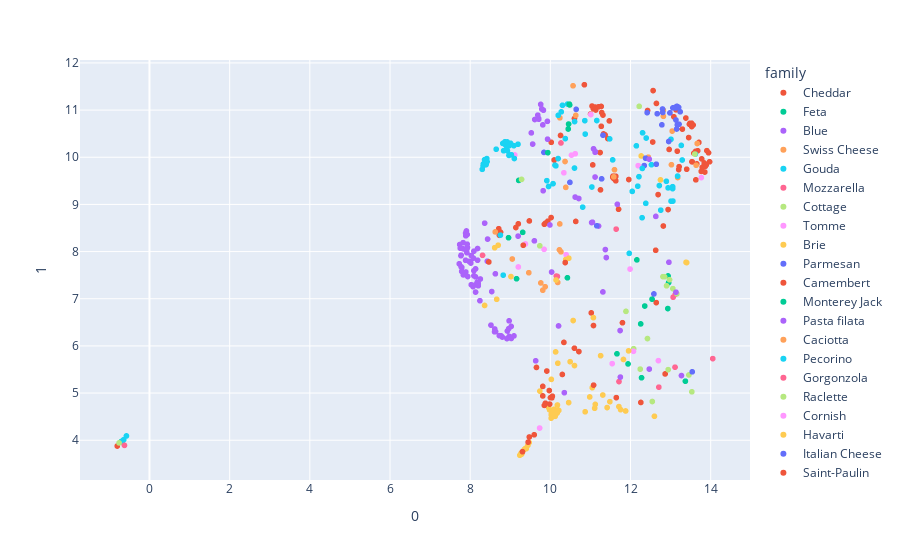

Notebook code cell kept with this figure:
### Code cell
umapReducer = umap.UMAP(n_components=2)
umap_pca_df = pd.DataFrame(umapReducer.fit_transform(pca_df))
umap_pca_df = pd.concat([umap_pca_df, df], axis=1)
umap_pca_df
fig = px.scatter(umap_pca_df, x=0, y=1, color='family', hover_name='cheese', hover_data=['color', 'country', 'aroma', 'rind', 'texture', 'milk', 'vegan'])
fig.show()

### Figure 1 — Plotly figure (JSON) as saved in the notebook; plotly's stock layout.template omitted (floating-point values rounded to 4 significant figures; data arrays with more than 128 entries replaced by an {"elided": "..."} marker saying what was removed)
{"data": [{"customdata": {"elided": "90x7 mixed values"}, "hovertemplate": "<b>%{hovertext}</b><br><br>family=Cheddar<br>0=%{x}<br>1=%{y}<br>color=%{customdata[0]}<br>country=%{customdata[1]}<br>aroma=%{customdata[2]}<br>rind=%{customdata[3]}<br>texture=%{customdata[4]}<br>milk=%{customdata[5]}<br>vegan=%{customdata[6]}<extra></extra>", "hovertext": ["Abbot’s Gold", "ADL Brick Cheese", "ADL Mild Cheddar", "Aged British Cheddar", "Amul Processed Cheese", "Anniversary Ale Cheddar", "Apple Walnut Smoked", "Applewood", "Avonlea Clothbound Cheddar", "Barber's 1833", "Barely Buzzed", "Barry's Bay Cheddar", "Baylough", "Bega Processed Cheddar", "Bermondsey Hard Pressed", "Bleu Mont Dairy Bandaged Cheddar", "Blissful Blocks", "Boivin Extra Aged Cheddar", "Boivin Marbled Cheddar", "Boivin Medium Cheddar", "Bothwell Black Truffle Cheddar", "Cabot Clothbound", "Cacow Belle", "Caerphilly", "Cahill's Irish Porter Cheddar", "Cahill's Whiskey Cheese", "Cairnsmore", "Canadian Cheddar", "Checkerboard Cheddar", "Cheddar", "Cheddar LaDiDa Lavender", "Cheddar with Irish Porter", "Cheddar with Red Wine", "Cheese Curds", "Chocolate Stout Cheddar", "Coastal Cheddar", "Colby", "Coolattin Cheddar", "Cornish Crumbly", "Cornish Smuggler", "Cougar Gold", "Country Morning", "Crowley", "LaClare Farms Chandoka", "LaClare Farms Cheddar", "LaClare Farms Raw Goats Milk Cheddar", "Lake District Extra Mature Cheddar", "Lake District Mature Cheddar", "Laura Chenel Tome", "Le Marquis Chevre", "Lincolnshire Poacher", "Llanboidy", "Loch Arthur Farmhouse", "Longhorn", "Maffra Aged Rinded Cheddar", "Maffra Dargo Walnut", "Maffra Mature Cheddar", "Maffra Peppercorn Cheddar", "Maffra Sage Derby", "Marble Cheddar", "Marco Polo", "Martha's Heat", "Menonita", "Mersey Valley Original Vintage", "Molbo", "Montgomery's Cheddar", "Morimoto Soba Ale Cheddar", "Mossfield Organic", "Mt. Mazama Cheddar", "Pembrokeshire Extra Mature Cheddar", "Pembrokeshire Mature Cheddar", "Pinconning", "Pistol Point Cheddar", "Plymouth Cheese", "Prairie Breeze Cheddar", "Prastost", "Processed Cheddar", "Promontory", "Provel", "Pyengana Cheddar", "Sartori Reserve Raspberry BellaVitano", "Scallion Onion Cheddar", "Scotch Bonnet Cheddar", "Seahive", "Seriously Strong Cheddar", "Sharp Cheddar", "Shelburne Cheddar", "Shtayburne Farm Cheddar", "Slices Of Bliss", "Smokey Touvelle"], "legendgroup": "Cheddar", "marker": {"color": "#EF553B", "symbol": "circle"}, "mode": "markers", "name": "Cheddar", "showlegend": true, "type": "scattergl", "x": [11.04, 11.58, 11.58, 13.08, 13.78, 11.33, 13.9, 11.0, 13.89, 13.85, 13.68, 13.79, 13.58, 10.34, 13.52, 13.47, 13.97, 11.96, 11.63, 11.63, 11.56, 13.38, 8.73, 12.82, 11.24, 10.09, 12.55, 12.56, 11.2, 12.94, 10.02, 11.06, 11.36, 12.63, 11.27, 11.7, 11.56, 13.2, 9.14, 9.2, 12.86, 12.65, 13.54, 9.938, 9.876, 9.85, 8.757, 11.47, 10.02, 11.8, 13.87, 12.96, 13.4, 11.59, 13.65, 11.28, 13.95, 10.85, 11.44, 12.69, 13.76, 13.84, 11.25, 13.53, 11.13, 13.48, 11.12, 13.14, 11.07, 9.476, 8.712, 10.6, 11.13, 13.45, 13.56, -0.8041, 10.63, 13.53, 11.02, 12.42, 13.62, 11.27, 13.63, 13.17, 13.29, 10.25, 13.21, 13.7, 12.64, 11.31], "xaxis": "x", "y": [11.09, 9.547, 9.583, 10.86, 9.965, 10.49, 10.14, 10.92, 9.839, 9.687, 10.14, 9.785, 10.08, 6.074, 10.72, 10.7, 9.904, 9.528, 9.501, 9.597, 9.599, 10.83, 8.344, 8.542, 10.1, 9.942, 10.32, 11.41, 11.07, 8.891, 10.32, 9.838, 10.48, 8.027, 10.66, 8.898, 9.575, 9.738, 8.51, 8.589, 5.406, 11.14, 9.901, 8.645, 8.602, 8.58, 8.412, 10.77, 8.721, 6.492, 9.809, 10.17, 9.747, 9.6, 9.86, 10.95, 10.09, 11.54, 10.4, 9.208, 9.701, 9.879, 9.308, 10.65, 10.11, 10.72, 11.06, 11.0, 11.03, 8.649, 8.485, 10.82, 11.0, 10.42, 10.68, 3.877, 8.639, 9.905, 6.7, 10.99, 10.12, 11.08, 9.521, 10.13, 10.6, 10.46, 9.8, 10.31, 6.918, 10.89], "yaxis": "y"}, {"customdata": [["white", "Cyprus, Egypt, Israel, Jordan, Lebanon, Middle East, Syria", "mild, milky", "natural", "elastic, smooth, springy", "cow, goat, sheep", false], ["white", "Australia", "herbal, mild, milky", "rindless", "creamy, crumbly, springy", "cow", false], ["white", "Greece", "rich", null, "creamy, crumbly", "cow, goat, sheep", null], ["white", "Australia", "clean, fresh, herbal", "natural", "creamy", "cow", false], ["white", "New Zealand", null, "natural", "creamy, crumbly, open", "sheep", false], ["white", "Canada", "clean, lactic", "natural", "crumbly, dry", "sheep", null], ["white", "Greece", "clean, nutty, subtle", "rindless", "creamy", "goat, sheep", null], ["white", "United States", "fresh", "rindless", "soft", "goat, sheep", null], ["white", "France, United States", "fresh", "natural", "crumbly", "cow", null], ["white", "Egypt, Lebanon, Syria", "pungent, strong", "mold ripened", "creamy, crumbly, firm", "cow, sheep", false], ["white", "Albania, Bulgaria, Croatia, Greece, Israel, Macedonia, Romania, Serbia", "strong", "natural", "crumbly, grainy, smooth", "cow, goat, sheep", false], ["white", "Ireland", "goaty", "rindless", "smooth", "goat", null], ["white", "United States", "fresh", null, "crumbly, firm", "cow", false]], "hovertemplate": "<b>%{hovertext}</b><br><br>family=Feta<br>0=%{x}<br>1=%{y}<br>color=%{customdata[0]}<br>country=%{customdata[1]}<br>aroma=%{customdata[2]}<br>rind=%{customdata[3]}<br>texture=%{customdata[4]}<br>milk=%{customdata[5]}<br>vegan=%{customdata[6]}<extra></extra>", "hovertext": ["Ackawi", "Barambah Organics Marinated Feta", "Barrel Aged Feta", "Binnorie Marinated Fetta", "Brinza - Feta style", "Lemon Fetish", "Manouri", "Phoebe", "President Fat Free Feta", "Shanklish", "Sirene", "St Tola Greek Style", "Stella Feta"], "legendgroup": "Feta", "marker": {"color": "#00cc96", "symbol": "circle"}, "mode": "markers", "name": "Feta", "showlegend": true, "type": "scattergl", "x": [12.35, 13.13, 11.66, 12.93, 11.94, 12.54, -0.705, 13.37, 9.211, 12.95, 12.16, 12.27, 12.94], "xaxis": "x", "y": [6.846, 7.1, 5.833, 6.792, 5.618, 6.991, 3.969, 5.252, 9.509, 7.34, 7.824, 5.325, 7.484], "yaxis": "y"}, {"customdata": {"elided": "94x7 mixed values"}, "hovertemplate": "<b>%{hovertext}</b><br><br>family=Blue<br>0=%{x}<br>1=%{y}<br>color=%{customdata[0]}<br>country=%{customdata[1]}<br>aroma=%{customdata[2]}<br>rind=%{customdata[3]}<br>texture=%{customdata[4]}<br>milk=%{customdata[5]}<br>vegan=%{customdata[6]}<extra></extra>", "hovertext": ["Adelost", "Amablu Blue cheese", "Arådalen", "Asher Blue", "Aura", "Barden Blue", "Basajo", "Bath Blue", "Bavaria blu", "Bayley Hazen Blue", "Beenleigh Blue", "Bergere Bleue", "Big Rock Blue", "Big Woods Blue", "Blacksticks Blue", "Bleu Bénédictin", "Bleu d'Auvergne", "Bleu de Laqueuille", "Bleu Des Causses", "Bleu L'Ermite", "Bleubry", "Blu '61", "Blu di Bufala", "Blue Castello", "Blue Cheese", "Blue Lupine", "Blue Rathgore", "Blue Vein (Australian)", "Blue Wensleydale", "Blue Yonder", "Bohemian Blue", "Brebis d'Azure", "Bresse Bleu", "Brutal Blue", "Buff Blue", "Buttermilk Blue Affinee", "Buttermilk Gorgonzola", "Buxton Blue", "Cabrales", "cambazola", "Cambozola Grand Noir", "Capri Blu", "Caronzola", "Carr Valley Glacier Wildfire Blue", "Cashel Blue", "Castelmagno", "Caveman Blue", "Cayuga Blue", "Chelsea Blue", "Chiriboga Blue", "Chorlton Blue Cheshire", "Colston Bassett Stilton", "Cornish Blue", "Cote Hill Blue", "Crema de Blue", "Cressy Blu", "Crozier", "CréMonté", "La Peral", "LaClare Ziege Zacke Blue", "Lindy Hop", "Macconais", "Magna", "Maytag Blue", "Meredith Blue", "Midnight Blue", "Milawa Aged Blue", "Milawa Blue", "Mine-Gabhar", "Montagnolo", "Montsalvat", "Moody Blue", "Muffato", "Muranda Blue", "Météorite", "Picos de Europa", "Pied-de-vent", "Point Reyes Bay Blue", "Point Reyes Original Blue", "Purple's a Must", "Saint Agur", "Salemville Amish Blue", "Salemville Amish Gorgonzola", "Salemville Smokehaus Blue", "Sartori Reserve Dolcina Gorgonzola", "Shaker Blue", "Shropshire Blue", "Smokey Oregon Blue", "Stella Blue", "Stella Reduced Fat Blue", "Stella Smoked Blue", "Stichelton", "Stilton", "Strathdon Blue"], "legendgroup": "Blue", "marker": {"color": "#ab63fa", "symbol": "circle"}, "mode": "markers", "name": "Blue", "showlegend": true, "type": "scattergl", "x": [8.07, 7.774, 8.519, 7.918, 8.134, 9.927, 8.159, 8.961, 8.802, 9.705, 11.31, 7.752, 11.03, 9.525, 8.973, 7.77, 8.628, 9.023, 8.201, 7.974, 8.613, 8.917, 8.093, 10.2, 8.125, 8.093, 9.989, 8.027, 12.63, 7.933, 13.27, 9.559, 9.025, 8.434, 8.428, 7.885, 7.861, 7.925, 8.253, 9.634, 8.135, 11.74, 8.608, 7.791, 8.08, 11.2, 9.827, 11.37, 12.96, 8.132, 7.826, 9.812, 8.361, 8.185, 8.028, 9.786, 7.739, 8.782, 8.201, 9.611, 8.008, 10.35, 8.243, 9.711, 8.093, 8.017, 11.4, 8.771, 12.47, 8.928, 8.727, 7.92, 11.05, 9.79, 8.634, 8.174, 8.538, 7.825, 7.891, 9.759, 9.092, 7.728, 7.773, 7.788, 7.939, 7.891, 9.82, 9.687, 7.886, 7.907, 7.925, 7.83, 8.971, 8.185], "xaxis": "x", "y": [7.258, 7.924, 6.441, 7.975, 7.141, 10.76, 7.294, 6.365, 6.188, 10.83, 7.145, 8.072, 8.615, 10.52, 6.202, 7.912, 7.529, 6.414, 7.324, 7.792, 6.359, 6.155, 8.009, 6.424, 7.293, 7.595, 8.564, 7.296, 8.747, 8.086, 5.371, 10.28, 6.158, 8.265, 7.797, 7.816, 8.052, 8.157, 7.419, 5.684, 7.633, 6.325, 6.299, 7.664, 7.86, 8.542, 11.0, 8.043, 7.774, 7.466, 8.058, 10.69, 8.603, 8.065, 7.915, 11.03, 8.149, 6.205, 7.275, 10.8, 7.774, 5.008, 6.958, 10.81, 7.487, 7.757, 7.873, 6.213, 5.508, 6.316, 6.218, 8.055, 8.623, 11.02, 6.305, 7.349, 7.152, 8.189, 8.335, 11.12, 6.212, 7.742, 7.68, 7.581, 7.471, 7.567, 9.29, 10.89, 8.392, 8.437, 8.362, 7.506, 6.532, 7.817], "yaxis": "y"}, {"customdata": {"elided": "21x7 mixed values"}, "hovertemplate": "<b>%{hovertext}</b><br><br>family=Swiss Cheese<br>0=%{x}<br>1=%{y}<br>color=%{customdata[0]}<br>country=%{customdata[1]}<br>aroma=%{customdata[2]}<br>rind=%{customdata[3]}<br>texture=%{customdata[4]}<br>milk=%{customdata[5]}<br>vegan=%{customdata[6]}<extra></extra>", "hovertext": ["Affineur Walo Rotwein Sennechäs", "Alpha Tolman", "Amul Emmental", "Ascutney Mountain", "Baby Swiss", "Boo Boo Baby Swiss", "Challerhocker", "Cremig Extra Würzig, Bergkäse Aus Dem Schweizer Jura", "La Vache Qui Rit cheese", "Lacy Swiss", "Lappi", "Mont St-Benoît", "Pawlet", "Pleasant Creek", "Prairie Rose", "President Madrigal", "Sbrinz", "St Fidèle Swiss", "St Gall", "Stella Swiss", "Swiss cheese"], "legendgroup": "Swiss Cheese", "marker": {"color": "#FFA15A", "symbol": "circle"}, "mode": "markers", "name": "Swiss Cheese", "showlegend": true, "type": "scattergl", "x": [13.18, 10.38, 11.6, 12.82, 9.871, 13.04, 9.762, 13.64, 9.812, 9.463, 10.18, 10.57, 10.24, 12.44, 10.63, 10.37, 12.82, 11.58, 13.66, 8.624, 13.02], "xaxis": "x", "y": [9.57, 9.361, 9.735, 10.87, 7.254, 10.55, 7.335, 9.831, 7.181, 7.552, 7.346, 11.51, 10.84, 10.0, 10.89, 9.91, 11.0, 9.585, 10.29, 8.417, 9.842], "yaxis": "y"}, {"customdata": {"elided": "39x7 mixed values"}, "hovertemplate": "<b>%{hovertext}</b><br><br>family=Gouda<br>0=%{x}<br>1=%{y}<br>color=%{customdata[0]}<br>country=%{customdata[1]}<br>aroma=%{customdata[2]}<br>rind=%{customdata[3]}<br>texture=%{customdata[4]}<br>milk=%{customdata[5]}<br>vegan=%{customdata[6]}<extra></extra>", "hovertext": ["Aged Gouda", "Amul Gouda", "Beemster Aged", "Beemster Classic", "Beemster Extra Aged (XO)", "Beemster Graskaas", "Blarney Castle", "Blue Ledge La Luna", "Boeren-Leidse met sleutels", "Brimstone", "Carrowholly", "Clonmore", "Coolea", "Cow's Milk Gouda", "L'Amuse Brabander Goat Gouda", "LaClare Farms Evalon", "LaClare Farms Evalon with Cummin", "LaClare Farms Evalon with Fenugreek", "Lamb Chopper", "Leerdammer", "Legacy", "Leyden", "Lindale", "Lyburn Gold", "Lyburn Lightly Oak Smoked", "Lyburn's Winchester", "Maasdam", "Mahoe Aged Gouda", "Maribo", "Meyer Vintage Gouda", "Midnight Moon®", "Parrano", "Penbryn", "Peppercorn Gouda", "Picobello", "Processed Smoked Gouda", "Sheep Gouda", "Smoked Gouda", "St Tola Hard Cheese"], "legendgroup": "Gouda", "marker": {"color": "#19d3f3", "symbol": "circle"}, "mode": "markers", "name": "Gouda", "showlegend": true, "type": "scattergl", "x": [13.01, 11.55, 13.01, 10.87, 13.17, 10.6, 8.825, 10.6, -0.672, 11.16, 13.27, 12.21, 12.89, 10.27, 12.94, 10.12, 10.14, 10.19, 12.72, 9.912, 10.86, -0.6443, 8.754, 9.956, 10.07, 13.62, 10.43, 12.52, -0.5746, 11.04, 11.97, 13.29, 12.75, 10.3, 13.05, 10.37, 10.2, 13.06, 13.05], "xaxis": "x", "y": [9.07, 9.944, 10.38, 10.49, 9.601, 10.76, 7.5, 9.77, 3.989, 10.78, 10.25, 9.588, 9.49, 10.96, 9.351, 9.833, 9.818, 9.972, 9.399, 9.504, 10.78, 4.01, 8.349, 9.38, 9.44, 10.07, 11.13, 9.842, 4.091, 9.369, 7.962, 9.942, 8.878, 11.1, 9.376, 10.4, 10.89, 9.071, 9.334], "yaxis": "y"}, {"customdata": [["yellow", "India", "pleasant", "artificial", "elastic, stringy", "cow", false], ["pale yellow", "United States", "buttery, fresh, mild", null, "buttery, soft", "cow", false], ["white", "Italy", null, "rindless", "creamy", "cow, goat, water buffalo", null], ["white", "Italy, United States", "fresh, milky", "leaf wrapped", "creamy, stringy", "water buffalo", false], ["white", "United States", "fresh", "rindless", "creamy, elastic, smooth, soft, stringy, supple", "cow", false], ["white", "Australia", "milky, sweet", "rindless", "elastic", "cow", false], ["white", "Australia", null, "rindless", null, "buffalo, cow", false], ["white", "Australia", "fresh, milky, rich, sweet", null, "creamy, soft", "cow", null], ["white", "Australia", "milky, sweet", "rindless", "elastic", "cow", false], ["pale yellow", "Canada, United States", "fresh, mild", "plastic", "elastic, smooth, springy, stringy", null, false], ["brownish yellow", "Italy", "smokey", null, "elastic, smooth", "cow", null]], "hovertemplate": "<b>%{hovertext}</b><br><br>family=Mozzarella<br>0=%{x}<br>1=%{y}<br>color=%{customdata[0]}<br>country=%{customdata[1]}<br>aroma=%{customdata[2]}<br>rind=%{customdata[3]}<br>texture=%{customdata[4]}<br>milk=%{customdata[5]}<br>vegan=%{customdata[6]}<extra></extra>", "hovertext": ["Amul Pizza Mozzarella Cheese", "Beehive Fresh", "Bocconcini", "Burrata", "Classics Fresh Mozzarella", "Paesanella Bocconcini", "Paesanella Buffalo Mozzarella", "Paesanella Burrata", "Paesanella Cherry Bocconcini", "Shredded Bliss", "Smoked Fior Di Latte"], "legendgroup": "Mozzarella", "marker": {"color": "#FF6692", "symbol": "circle"}, "mode": "markers", "name": "Mozzarella", "showlegend": true, "type": "scattergl", "x": [-0.6238, 11.64, 12.71, 13.11, 11.71, 13.12, 13.06, 14.05, 13.14, 10.18, 10.15], "xaxis": "x", "y": [3.891, 8.476, 5.125, 5.549, 5.244, 7.099, 7.032, 5.731, 7.1, 7.473, 7.481], "yaxis": "y"}, {"customdata": [["white", "Cyprus", null, "natural", "brittle, creamy, flaky", "goat, sheep", null], ["white", "France", "earthy, nutty, smokey", null, "creamy, smooth", "goat", false], [null, "India", "strong", "rindless", "crumbly", "cow", false], ["white", "Middle East", "milky", "rindless", "chewy, supple", "cow", false], ["white", null, "fresh", null, "firm", "cow", null], [null, "France", "fresh", "rindless", "creamy, soft", "goat", null], ["white", "France", "sweet", "rindless", "creamy, crumbly, smooth", "goat, sheep", null], ["white", "Italy", "fresh, mild, milky, pleasant", "rindless", "chalky, crumbly", "water buffalo", false], ["pale yellow", "China, Nepal, Tibet", null, "natural", "dense", "cow, yak", null], ["white", "United Kingdom, United States", null, "rindless", "creamy, crumbly", "cow", false], ["white", "Australia", "lactic, milky", "rindless", "crumbly, firm, grainy", "cow", false], ["white", "Scotland", null, "natural", "creamy, crumbly", "cow", false], ["white", "United States", "fresh", "rindless", "creamy", "goat", false], ["white", "United States", "buttery, fresh", "ash coated", "creamy", "goat", false], ["white", "Greece", null, null, "creamy, crumbly, spreadable", "goat, sheep", null], ["white", "Bangladesh, India", "fresh, milky", "rindless", "crumbly, firm", "cow, water buffalo", false], ["white", "Mexico", "fresh, mild", null, "creamy, crumbly", "cow", null]], "hovertemplate": "<b>%{hovertext}</b><br><br>family=Cottage<br>0=%{x}<br>1=%{y}<br>color=%{customdata[0]}<br>country=%{customdata[1]}<br>aroma=%{customdata[2]}<br>rind=%{customdata[3]}<br>texture=%{customdata[4]}<br>milk=%{customdata[5]}<br>vegan=%{customdata[6]}<extra></extra>", "hovertext": ["Anari", "Anneau du Vic-Bilh", "Bandal", "Basket Cheese", "Basket Molded Ricotta", "Bourdin Goat Log", "Brocciu", "Bufarolo", "Chhurpi", "Cottage Cheese", "Cottage Cheese (Australian)", "Crowdie", "LaClare Farms Chevre", "LaClare Farms Martone", "Myzithra", "Paneer", "Panela"], "legendgroup": "Cottage", "marker": {"color": "#B6E880", "symbol": "circle"}, "mode": "markers", "name": "Cottage", "showlegend": true, "type": "scattergl", "x": [12.94, 12.24, 12.81, 13.16, 12.85, 11.89, -0.7591, 13.46, 12.22, 12.42, 13.06, 9.282, 13.53, 12.54, 12.08, 12.97, 12.9], "xaxis": "x", "y": [5.497, 5.508, 7.468, 7.105, 7.467, 6.732, 3.943, 5.384, 11.08, 6.155, 7.214, 9.53, 5.027, 4.821, 5.941, 7.404, 7.274], "yaxis": "y"}, {"customdata": [["white", "United States", "earthy, grassy, lactic", "mold ripened", "firm", "cow", null], [null, "United States", "milky, nutty", null, "creamy, crumbly", "sheep", null], ["golden yellow", "Canada", "buttery, fruity", "washed", "firm, supple", "cow", null], ["blue-grey", "United States", "earthy, fruity, herbal", "natural", "firm, smooth", "cow", false], ["white", "France", "earthy, floral", "leaf wrapped", "smooth", "goat, sheep", false], ["yellow", "Australia", "earthy", "natural", "creamy, crumbly, dense", "goat", false], ["ivory", "Australia", "subtle", "natural", "firm", "goat", false], ["white", "France", "goaty", "natural", "creamy", "goat", false], ["ivory", "Canada", "mushroom", "bloomy", "creamy, smooth, soft", "cow", null], ["cream", "United States", null, "natural", "firm, smooth", "sheep", false], ["ivory", "France", "grassy", "washed", "creamy, smooth", "cow", false], ["yellow", "England, Great Britain, United Kingdom", null, "mold ripened", "creamy, smooth", "cow", false]], "hovertemplate": "<b>%{hovertext}</b><br><br>family=Tomme<br>0=%{x}<br>1=%{y}<br>color=%{customdata[0]}<br>country=%{customdata[1]}<br>aroma=%{customdata[2]}<br>rind=%{customdata[3]}<br>texture=%{customdata[4]}<br>milk=%{customdata[5]}<br>vegan=%{customdata[6]}<extra></extra>", "hovertext": ["Appalachian", "Baserri", "Comtomme", "Maggie's Round", "Mascares", "Milawa Goats Tomme", "Mountain Goat", "Pelardon des Cevennes", "Pizy", "Prairie Tomme", "Saint Nectaire", "Stoney Cross"], "legendgroup": "Tomme", "marker": {"color": "#FF97FF", "symbol": "circle"}, "mode": "markers", "name": "Tomme", "showlegend": true, "type": "scattergl", "x": [10.39, 9.113, 9.844, 10.62, 12.7, 11.01, 12.19, 12.07, 9.732, 10.53, 9.202, 10.34], "xaxis": "x", "y": [7.933, 10.05, 8.047, 10.07, 5.688, 10.91, 9.822, 5.886, 4.258, 10.05, 7.674, 9.671], "yaxis": "y"}, {"customdata": {"elided": "63x7 mixed values"}, "hovertemplate": "<b>%{hovertext}</b><br><br>family=Brie<br>0=%{x}<br>1=%{y}<br>color=%{customdata[0]}<br>country=%{customdata[1]}<br>aroma=%{customdata[2]}<br>rind=%{customdata[3]}<br>texture=%{customdata[4]}<br>milk=%{customdata[5]}<br>vegan=%{customdata[6]}<extra></extra>", "hovertext": ["Baby Brie", "Barilotto", "Bath Soft Cheese", "Bath Soft Cheese Truffled", "Beach Box Brie", "Belle Creme", "Belletoile", "Bermuda Triangle", "Bloomsdale", "Blue Earth", "Boursault", "Brebirousse d'Argental", "Brie", "Brie au poivre (Brie with pepper)", "Brie Coco", "Brie d'Alexis", "Brie de Meaux", "Brie de Melun", "Brie de Portneuf", "Brie de Portneuf Double Cream", "Briquette du Forez", "Brise du Matin", "Bucheret", "California Crottin", "Castle Blue", "Cendré des Prés", "Château de Versailles", "Comox Brie", "Cornish Brie", "Coulommiers", "Cremet", "Crocodile Tear", "La Bonaparte", "La Rumeur", "La Tur", "Lady Jane", "Le Brebiou", "Le Double Joie", "Leafield", "Lingot Saint Bousquet d'Orb", "Marin French Triple Crème", "Melange", "Melange Brie", "Melinda Mae", "Miette", "Milawa Brie", "Mirabo Brie with Walnut", "Morangie Brie", "Moses Sleeper", "Pack Square", "Peekskill Pyramid", "Pencarreg", "Piper's Pyramide", "President Brie", "President Light Brie", "Prix de Diane", "Saga", "Saint André", "Saint Honoré", "Sharpham", "Ships Wheel Brie", "Somerset Brie", "St Killian"], "legendgroup": "Brie", "marker": {"color": "#FECB52", "symbol": "circle"}, "mode": "markers", "name": "Brie", "showlegend": true, "type": "scattergl", "x": [10.09, 12.75, 10.09, 11.07, 13.38, 9.399, 9.981, 12.6, 11.49, 10.18, 10.02, 10.57, 10.18, 10.05, 9.348, 9.238, 10.17, 10.46, 9.266, 9.283, 11.82, 9.302, 11.1, 11.31, 8.662, 9.471, 9.379, 9.441, 10.14, 10.21, 10.87, 11.71, 9.292, 9.267, 11.12, 8.36, 10.38, 9.273, 12.27, 11.95, 10.49, 10.98, 10.46, 10.02, 8.611, 9.739, 9.017, 10.6, 11.88, 11.75, 10.19, 10.13, 11.42, 9.957, 10.12, 10.02, 10.05, 10.04, 9.272, 11.05, 13.4, 11.25, 8.699], "xaxis": "x", "y": [4.623, 9.52, 4.659, 6.599, 7.773, 3.822, 4.644, 4.508, 4.817, 4.623, 4.544, 6.538, 4.747, 4.587, 3.803, 3.682, 4.575, 7.859, 3.716, 3.705, 5.712, 3.737, 4.678, 4.959, 6.988, 3.951, 3.826, 3.894, 4.594, 4.633, 4.604, 4.713, 3.751, 3.718, 4.76, 6.857, 7.83, 3.723, 10.03, 5.895, 5.665, 4.918, 4.798, 4.468, 8.082, 5.041, 7.47, 5.583, 4.621, 4.649, 5.633, 5.873, 4.693, 4.693, 4.507, 5.29, 4.523, 4.538, 3.709, 5.114, 7.767, 5.793, 8.135], "yaxis": "y"}, {"customdata": {"elided": "27x7 mixed values"}, "hovertemplate": "<b>%{hovertext}</b><br><br>family=Parmesan<br>0=%{x}<br>1=%{y}<br>color=%{customdata[0]}<br>country=%{customdata[1]}<br>aroma=%{customdata[2]}<br>rind=%{customdata[3]}<br>texture=%{customdata[4]}<br>milk=%{customdata[5]}<br>vegan=%{customdata[6]}<extra></extra>", "hovertext": ["Bel Ceillo", "Bella Lodi", "Blissful Toppings", "Brown’s Gulch", "Chapman's Pasture", "Chontaleno", "Cravero Parmigiano Reggiano", "Parmesan", "Piave Fresco", "Piave Mezzano", "Piave Vecchio DOP", "Piave Vecchio Selezione Oro", "Prima Donna", "Prima Donna fino", "Prima Donna forte", "Prima Donna leggero", "Prima Donna maturo", "Saanenkaese", "Sartori Classic Cheese Parmesan", "Sartori Classic MontAmore", "Sartori Limited Edition Family Heirloom Parmesan", "Sartori Reserve SarVecchio Parmesan", "Sicilian Blend", "Spenwood", "Stella Mediterranean Parmesan", "Stella Parmesan", "Stella Parmesan & Romano Blend"], "legendgroup": "Parmesan", "marker": {"color": "#636efa", "symbol": "circle"}, "mode": "markers", "name": "Parmesan", "showlegend": true, "type": "scattergl", "x": [10.64, 13.13, 12.58, 12.37, 11.16, 11.28, 12.8, 12.8, 9.84, 12.41, 12.67, 12.98, 13.17, 12.95, 13.13, 13.15, 13.21, 12.64, 13.24, 11.31, 13.16, 13.2, 12.78, 12.34, 13.18, 13.06, 13.12], "xaxis": "x", "y": [11.02, 11.06, 7.102, 9.981, 8.546, 9.542, 10.95, 11.02, 10.1, 10.95, 10.92, 10.94, 10.69, 10.33, 10.79, 10.6, 10.7, 9.852, 10.96, 10.47, 11.08, 11.06, 10.69, 9.823, 11.07, 11.05, 11.05], "yaxis": "y"}, {"customdata": {"elided": "24x7 mixed values"}, "hovertemplate": "<b>%{hovertext}</b><br><br>family=Camembert<br>0=%{x}<br>1=%{y}<br>color=%{customdata[0]}<br>country=%{customdata[1]}<br>aroma=%{customdata[2]}<br>rind=%{customdata[3]}<br>texture=%{customdata[4]}<br>milk=%{customdata[5]}<br>vegan=%{customdata[6]}<extra></extra>", "hovertext": ["Bent River", "Blythedale Camembert Vermont™", "Bufala Soldier", "Camembert", "Camembert de Normandie", "Camembert de Portneuf", "Camembert des Camarades", "Cameo", "Cirrus", "Coeur de Camembert au Calvados", "Comox Camembert", "Cooleney", "Cranborne", "Le Conquerant Camembert", "Legato", "Les Calendos", "Little Bloom on the Prairie", "Loma Alta", "McLaren", "MouCo Camembert", "PepBert", "Pithtiviers au Foin", "President Camembert", "Striegistaler Zwerge Camembert"], "legendgroup": "Camembert", "marker": {"color": "#EF553B", "symbol": "circle"}, "mode": "markers", "name": "Camembert", "showlegend": true, "type": "scattergl", "x": [10.04, 9.912, 9.974, 10.6, 9.851, 9.446, 9.598, 12.26, 9.984, 10.05, 9.475, 11.08, 9.876, 11.08, 9.811, 9.306, 11.65, 10.37, 9.811, 10.0, 10.3, 10.71, 9.654, 8.466], "xaxis": "x", "y": [4.899, 5.468, 5.054, 5.951, 4.739, 3.958, 4.116, 4.801, 4.766, 4.933, 4.069, 5.168, 4.785, 6.432, 5.142, 3.757, 4.903, 7.767, 4.939, 4.904, 5.394, 5.88, 5.544, 7.78], "yaxis": "y"}, {"customdata": [["pale yellow", "United States", null, "waxed", "creamy, firm, open", "cow, goat", false], ["ivory", "United States", "smokey", "natural", "compact, creamy, firm, open, supple", "cow", false], ["cream", "United States", "mild", "waxed", "creamy", "goat", false], [null, "United States", null, "rindless", "smooth", null, null], ["ivory", "United States", "fresh", "natural", "creamy", "goat", null], ["ivory", "United States", "spicy", "natural", "creamy, smooth", "cow", false], ["pale yellow", "Mexico, United States", "aromatic", null, "compact, creamy, firm, open, supple", "cow", null], ["cream", "United States", "aromatic, herbal", "natural", "creamy, smooth", "cow", null], ["pale yellow", "United States", null, "natural", "compact, creamy, soft, supple", "cow", null], ["pale white", "United States", "aromatic, earthy, herbal, mild", "natural", "brittle, creamy, crumbly, firm, open, supple", "cow", false]], "hovertemplate": "<b>%{hovertext}</b><br><br>family=Monterey Jack<br>0=%{x}<br>1=%{y}<br>color=%{customdata[0]}<br>country=%{customdata[1]}<br>aroma=%{customdata[2]}<br>rind=%{customdata[3]}<br>texture=%{customdata[4]}<br>milk=%{customdata[5]}<br>vegan=%{customdata[6]}<extra></extra>", "hovertext": ["Buttercup", "Campfire", "Chile Jack", "Colby-Jack", "LaClare Farms Fondry Jack", "Mezzo Secco", "Monterey Jack", "Pepper Jack", "Shtayburne Farm Monterey Jack", "Sonoma Jack"], "legendgroup": "Monterey Jack", "marker": {"color": "#00cc96", "symbol": "circle"}, "mode": "markers", "name": "Monterey Jack", "showlegend": true, "type": "scattergl", "x": [8.957, 10.46, 9.31, 10.43, 12.25, 9.937, 10.47, 9.157, 10.48, 10.45], "xaxis": "x", "y": [8.294, 10.7, 8.408, 7.444, 6.466, 10.1, 11.13, 7.424, 11.11, 10.6], "yaxis": "y"}, {"customdata": [["ivory", "Italy", "clean, mild", "natural", "elastic, soft, stringy, supple", "cow", false], [null, "Italy", "earthy", "natural", "elastic, firm", "cow", null], [null, "Italy", "earthy", null, "smooth", "water buffalo", null], [null, "Italy", "earthy", "natural", "firm", "cow", null], ["white", "Australia", "fresh, milky", "rindless", "springy, stringy, supple", "cow, water buffalo", false], ["white", "Italy", "fresh", null, "creamy, smooth, springy", "water buffalo", false], ["pale yellow", "United States", "mild", "rindless", "elastic, springy, stringy, supple", "cow", false], ["pale yellow", "Argentina", "fresh", null, "creamy, smooth, springy", "water buffalo", false], ["pale yellow", "Italy", "pleasant", null, "firm", "cow", null], ["pale yellow", "Italy", "pleasant", null, "firm, grainy", "cow", false], ["white", "Italy", "spicy", "natural", "elastic, stringy, supple", "cow", false], ["pale yellow", "Italy", "rich", null, "firm", "cow", false], ["white", "Italy", null, "natural", "elastic, smooth, springy", "cow", null], ["ivory", "United States", "buttery, spicy", "natural", "dry, firm", "cow", false]], "hovertemplate": "<b>%{hovertext}</b><br><br>family=Pasta filata<br>0=%{x}<br>1=%{y}<br>color=%{customdata[0]}<br>country=%{customdata[1]}<br>aroma=%{customdata[2]}<br>rind=%{customdata[3]}<br>texture=%{customdata[4]}<br>milk=%{customdata[5]}<br>vegan=%{customdata[6]}<extra></extra>", "hovertext": ["Caciobarricato", "Caciocavallo", "Caciocavallo di Bufala", "Caciocavallo Podolico Vetus", "Mozzarella (Australian)", "Mozzarella di Bufala DOP", "Mozzarellissima", "Provoleta", "Provolone", "Provolone del Monaco", "Provolone Mandarino Gran Riserva", "Provolone Valpadana", "Scamorza", "Suffolk Punch"], "legendgroup": "Pasta filata", "marker": {"color": "#ab63fa", "symbol": "circle"}, "mode": "markers", "name": "Pasta filata", "showlegend": true, "type": "scattergl", "x": [9.601, 11.12, 10.71, 11.67, 13.13, 11.75, 9.195, 10.62, 11.12, 11.08, 9.931, 11.12, 10.03, 12.47], "xaxis": "x", "y": [8.228, 9.581, 9.125, 9.003, 7.139, 5.339, 8.328, 9.156, 10.11, 10.18, 10.38, 10.12, 7.567, 9.959], "yaxis": "y"}, {"customdata": [["ivory", "Italy", "earthy", "natural", "firm", "cow, sheep", null], ["straw", "Italy", "grassy, pleasant", "waxed", "creamy, crumbly, open", "cow, sheep", false], ["cream", "Australia", "buttery, milky", "rindless", "buttery, soft", "cow", null], ["ivory", "Australia", "herbal", null, "buttery, soft", "cow", null]], "hovertemplate": "<b>%{hovertext}</b><br><br>family=Caciotta<br>0=%{x}<br>1=%{y}<br>color=%{customdata[0]}<br>country=%{customdata[1]}<br>aroma=%{customdata[2]}<br>rind=%{customdata[3]}<br>texture=%{customdata[4]}<br>milk=%{customdata[5]}<br>vegan=%{customdata[6]}<extra></extra>", "hovertext": ["Caciotta Al Tartufo", "Casciotta di Urbino", "Paesanella Caciotta", "Paesanella Caciotta with Rocket & Chilli"], "legendgroup": "Caciotta", "marker": {"color": "#FFA15A", "symbol": "circle"}, "mode": "markers", "name": "Caciotta", "showlegend": true, "type": "scattergl", "x": [10.24, 9.051, 10.26, 10.23], "xaxis": "x", "y": [8.586, 7.843, 7.994, 8.037], "yaxis": "y"}, {"customdata": {"elided": "38x7 mixed values"}, "hovertemplate": "<b>%{hovertext}</b><br><br>family=Pecorino<br>0=%{x}<br>1=%{y}<br>color=%{customdata[0]}<br>country=%{customdata[1]}<br>aroma=%{customdata[2]}<br>rind=%{customdata[3]}<br>texture=%{customdata[4]}<br>milk=%{customdata[5]}<br>vegan=%{customdata[6]}<extra></extra>", "hovertext": ["Calcagno", "Classico Pecorino Senese", "Classico Riserva", "Cwmtawe Pecorino", "Lo Sburrato", "Paesanella Fresco", "Pecorino", "Pecorino a Latte Crudo", "Pecorino al Pepe", "Pecorino al Tartufo", "Pecorino alla Canapa", "Pecorino allo Zafferano", "Pecorino Barba Del Passatore", "Pecorino Boccondilatte", "Pecorino Camomilla", "Pecorino Con Caglio Vegetale", "Pecorino dei Malatesta al Sangiovese", "Pecorino Dei Malatesta Sotto Cenere", "Pecorino dei Monaci", "Pecorino di Sogliano", "Pecorino di Talamello", "Pecorino di Vigna", "Pecorino Erica", "Pecorino Fiordaliso", "Pecorino Foglie Noci", "Pecorino Gelsomino", "Pecorino Ginepro", "Pecorino Gran Riserva Del Passatore", "Pecorino in Walnut Leaves", "Pecorino Mallo di Noce", "Pecorino Nel Granaio", "Pecorino Ortica", "Pecorino Papavero", "Pecorino Pera", "Pecorino Querciaiolo", "Pecorino Romagnolo", "Pecorino Romano", "Pecorino Toscanello"], "legendgroup": "Pecorino", "marker": {"color": "#19d3f3", "symbol": "circle"}, "mode": "markers", "name": "Pecorino", "showlegend": true, "type": "scattergl", "x": [12.15, 8.869, 8.882, 12.29, 8.415, 11.48, 12.38, 8.813, 8.649, 12.18, 8.395, 8.926, 8.357, 8.915, 8.321, 8.971, 8.421, 8.4, 8.395, 9.027, 9.101, 8.326, 8.394, 9.008, 8.967, 12.39, 9.193, 8.835, 12.04, 8.93, 8.302, 8.359, 12.3, 9.088, 8.404, 8.945, 12.29, 10.81], "xaxis": "x", "y": [10.24, 10.33, 10.26, 8.718, 9.972, 10.39, 9.023, 10.29, 10.17, 9.386, 9.843, 10.32, 9.871, 10.18, 9.816, 10.24, 9.907, 9.891, 9.846, 10.05, 9.974, 9.854, 9.92, 10.3, 10.04, 10.41, 10.28, 10.14, 9.277, 10.14, 9.744, 9.947, 10.52, 10.25, 9.916, 10.3, 9.763, 8.943], "yaxis": "y"}, {"customdata": [["cream", "United States", "fresh", "natural", "firm", "cow", false], ["cream", "United States", "pleasant", "natural", "creamy", "cow", false]], "hovertemplate": "<b>%{hovertext}</b><br><br>family=Gorgonzola<br>0=%{x}<br>1=%{y}<br>color=%{customdata[0]}<br>country=%{customdata[1]}<br>aroma=%{customdata[2]}<br>rind=%{customdata[3]}<br>texture=%{customdata[4]}<br>milk=%{customdata[5]}<br>vegan=%{customdata[6]}<extra></extra>", "hovertext": ["Carmody", "Stella Gorgonzola"], "legendgroup": "Gorgonzola", "marker": {"color": "#FF6692", "symbol": "circle"}, "mode": "markers", "name": "Gorgonzola", "showlegend": true, "type": "scattergl", "x": [10.26, 8.308], "xaxis": "x", "y": [10.3, 7.921], "yaxis": "y"}, {"customdata": [["pale yellow", "United States", "fresh, milky", "natural", "creamy, smooth, soft", "cow", null], ["ivory", "Canada", "pungent, stinky", "washed", "firm, supple", "cow", null]], "hovertemplate": "<b>%{hovertext}</b><br><br>family=Raclette<br>0=%{x}<br>1=%{y}<br>color=%{customdata[0]}<br>country=%{customdata[1]}<br>aroma=%{customdata[2]}<br>rind=%{customdata[3]}<br>texture=%{customdata[4]}<br>milk=%{customdata[5]}<br>vegan=%{customdata[6]}<extra></extra>", "hovertext": ["Cherokee Rose", "Little Qualicum Raclette"], "legendgroup": "Raclette", "marker": {"color": "#B6E880", "symbol": "circle"}, "mode": "markers", "name": "Raclette", "showlegend": true, "type": "scattergl", "x": [13.6, 9.737], "xaxis": "x", "y": [10.07, 8.121], "yaxis": "y"}, {"customdata": [[null, null, null, "washed", null, null, false], ["white", "England", "rich", "natural", "creamy", "cow", false], [null, "England", "fresh", "leaf wrapped", "creamy, crumbly", "cow", false], ["ivory", "England", "nutty", "washed", "smooth, supple", "cow", false]], "hovertemplate": "<b>%{hovertext}</b><br><br>family=Cornish<br>0=%{x}<br>1=%{y}<br>color=%{customdata[0]}<br>country=%{customdata[1]}<br>aroma=%{customdata[2]}<br>rind=%{customdata[3]}<br>texture=%{customdata[4]}<br>milk=%{customdata[5]}<br>vegan=%{customdata[6]}<extra></extra>", "hovertext": ["Cornish Kern", "Cornish Pepper", "Cornish Yarg", "Miss Muffet"], "legendgroup": "Cornish", "marker": {"color": "#FF97FF", "symbol": "circle"}, "mode": "markers", "name": "Cornish", "showlegend": true, "type": "scattergl", "x": [11.99, 11.54, 13.77, 9.378], "xaxis": "x", "y": [7.629, 5.624, 9.568, 8.162], "yaxis": "y"}, {"customdata": [["pale yellow", "Denmark", "sweet", "rindless", "smooth", "cow", null]], "hovertemplate": "<b>%{hovertext}</b><br><br>family=Havarti<br>0=%{x}<br>1=%{y}<br>color=%{customdata[0]}<br>country=%{customdata[1]}<br>aroma=%{customdata[2]}<br>rind=%{customdata[3]}<br>texture=%{customdata[4]}<br>milk=%{customdata[5]}<br>vegan=%{customdata[6]}<extra></extra>", "hovertext": ["Cream Havarti"], "legendgroup": "Havarti", "marker": {"color": "#FECB52", "symbol": "circle"}, "mode": "markers", "name": "Havarti", "showlegend": true, "type": "scattergl", "x": [10.14], "xaxis": "x", "y": [7.398], "yaxis": "y"}, {"customdata": [["white", "Italy", "pleasant, rich", "rindless", "buttery, creamy, spreadable", "cow", null], ["golden yellow", "Italy", null, null, "smooth", "cow", null]], "hovertemplate": "<b>%{hovertext}</b><br><br>family=Italian Cheese<br>0=%{x}<br>1=%{y}<br>color=%{customdata[0]}<br>country=%{customdata[1]}<br>aroma=%{customdata[2]}<br>rind=%{customdata[3]}<br>texture=%{customdata[4]}<br>milk=%{customdata[5]}<br>vegan=%{customdata[6]}<extra></extra>", "hovertext": ["Crescenza-Stracchino", "Pallone di Gravina"], "legendgroup": "Italian Cheese", "marker": {"color": "#636efa", "symbol": "circle"}, "mode": "markers", "name": "Italian Cheese", "showlegend": true, "type": "scattergl", "x": [13.54, 10.49], "xaxis": "x", "y": [5.451, 9.467], "yaxis": "y"}, {"customdata": [[null, "France", "milky", "washed", "creamy, firm", "cow", null]], "hovertemplate": "<b>%{hovertext}</b><br><br>family=Saint-Paulin<br>0=%{x}<br>1=%{y}<br>color=%{customdata[0]}<br>country=%{customdata[1]}<br>aroma=%{customdata[2]}<br>rind=%{customdata[3]}<br>texture=%{customdata[4]}<br>milk=%{customdata[5]}<br>vegan=%{customdata[6]}<extra></extra>", "hovertext": ["Saint Paulin"], "legendgroup": "Saint-Paulin", "marker": {"color": "#EF553B", "symbol": "circle"}, "mode": "markers", "name": "Saint-Paulin", "showlegend": true, "type": "scattergl", "x": [9.324], "xaxis": "x", "y": [8.135], "yaxis": "y"}], "layout": {"legend": {"title": {"text": "family"}, "tracegroupgap": 0}, "margin": {"t": 60}, "xaxis": {"anchor": "y", "domain": [0, 1], "title": {"text": "0"}}, "yaxis": {"anchor": "x", "domain": [0, 1], "title": {"text": "1"}}}}
